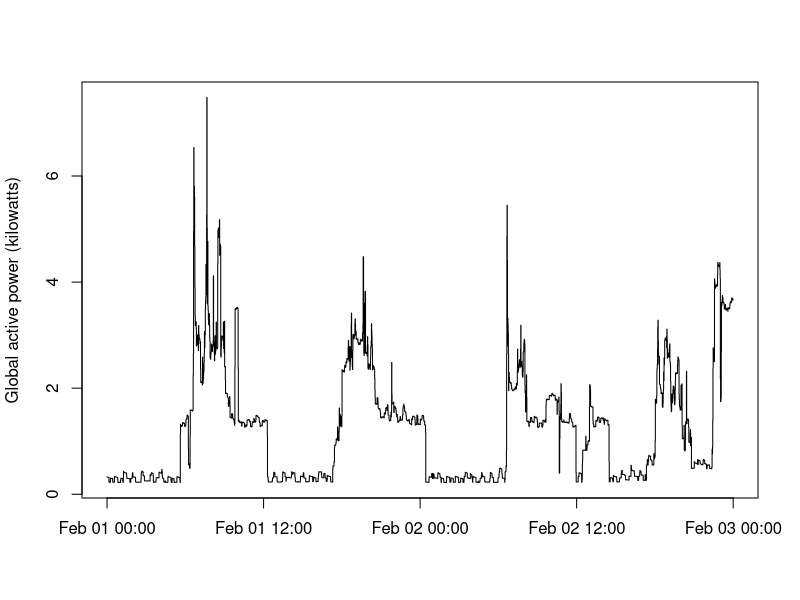

Write R code to recreate this figure.
hpc <- read.csv("./data/hpc.csv")
hpc$DateTime <- strptime(hpc$DateTime, "%Y-%m-%d %H:%M:%S")

attach(hpc)
hpc <- hpc[order(DateTime),]
detach(hpc)

Sys.setlocale("LC_TIME", "C")

png("plot2.png", width = 480, height = 480)
plot(hpc$DateTime, hpc$Global_active_power,
     type = "s",
     xlab="", ylab="Global active power (kilowatts)",
     main = "")

dev.off()